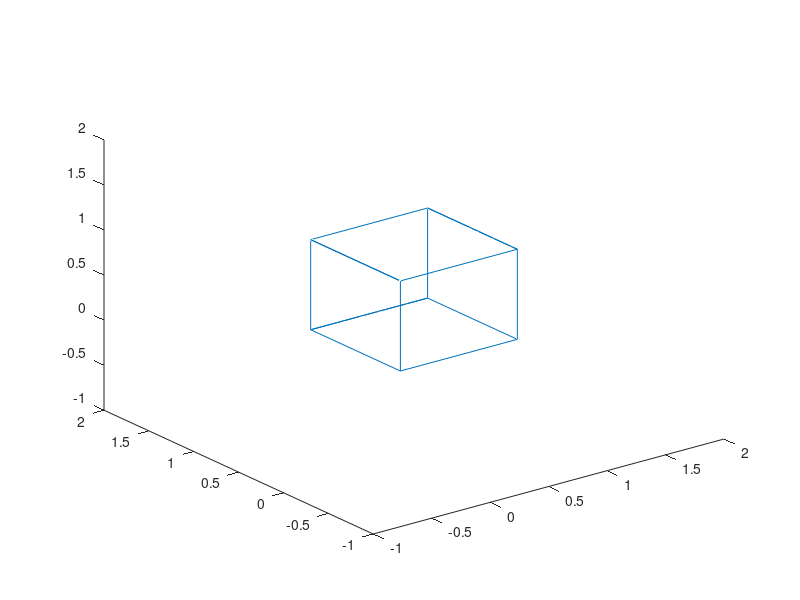

Here is the MATLAB script that generated this plot: (Note: this script raises an error after producing the figure.)
% fig_hand = plot_cube_sa([2,2,2],[0,0,0,]);

 A = [0 0 0];
 B = [1 0 0];
 C = [0 1 0];
 D = [0 0 1];
 E = [0 1 1];
 F = [1 0 1];
 G = [1 1 0];
 H = [1 1 1];
 P = [A;B;F;H;G;C;A;D;E;H;F;D;E;C;G;B];
 figure;
 plot3(P(:,1),P(:,2),P(:,3))
 axis([-1 2 -1 2 -1 2])
 
roll = -0.3064; pitch = -1.2258; yaw = 9.8066;
dcm = angle2dcm(yaw, pitch, roll);
P = P*dcm;
figure;
plot3(P(:,1),P(:,2),P(:,3)) % rotated cube
axis([-1 2 -1 2 -1 2])

%%
Top = [A;B;F;H;G;C;A;D;E;H;F;D;E;C;G;B];

eul = [0 pi/4 0];
qZYX = eul2quat(eul)

quat = [0.7071 0.7071 0 0];
rotm = quat2rotm(qZYX)

Top_Rot = Top*rotm;

figure;
hold on
plot3(Top(:,1),Top(:,2),Top(:,3),'b')
plot3(Top_Rot(:,1),Top_Rot(:,2),Top_Rot(:,3),'r')
view(3)

%%
 A = [-1 -1 -1];
 B = [1 -1 -1];
 C = [-1 1 -1];
 D = [-1 -1 1];
 E = [-1 1 1];
 F = [1 -1 1];
 G = [1 1 -1];
 H = [1 1 1];

Top = [A;B;F;H;G;C;A;D;E;H;F;D;E;C;G;B];

ang = 0:pi/90:2*pi;

eul = [0 pi/4 0];
qZYX = eul2quat(eul);
rotm = quat2rotm(qZYX);
Top_Rot = Top*rotm;

figure;
hold on
plot3(Top(:,1),Top(:,2),Top(:,3),'b');
Q_cube = plot3(Top_Rot(:,1),Top_Rot(:,2),Top_Rot(:,3),'r');
view(3)
axis()
axis([-2 2 -2 2 -2 2])

x = [0 1 1 0];
y = [0 0 1 1];
patch(x,y,'red')

for ii = 1:length(ang)
    eul = [0 ang(ii) 0];
    qZYX = eul2quat(eul)
    rotm = quat2rotm(qZYX)
    Top_Rot = Top*rotm;  
    set(Q_cube,'XData',Top_Rot(:,1))
    set(Q_cube,'YData',Top_Rot(:,2))
    set(Q_cube,'ZData',Top_Rot(:,3))
    drawnow
    pause(0.1)
end

%% 

% Top face RED
A = [-1 -1 1];
B = [ 1 -1 1];
C = [ 1  1 1];
D = [-1  1 1];
 
% Bottom face GREEN
E = [-1 -1 -1];
F = [ 1 -1 -1];
G = [ 1  1 -1];
H = [-1  1 -1];
 
Top    = [A;B;C;D;A];
Bottom = [E;F;G;H;E];
Front  = [E;F;B;A;E];
Left   = [E;A;D;H;E];
Right  = [F;G;C;B;F];
Back   = [H;G;C;D;H];

ang = 0:pi/9:2*pi;

eul = [0 pi/4 0];
qZYX = eul2quat(eul);
rotm = quat2rotm(qZYX);

Top_Rot = Top*rotm;
Bot_Rot = Bottom*rotm;
Frt_Rot = Front*rotm;
Lft_Rot = Left*rotm;
Rgt_Rot = Right*rotm;
Bck_Rot = Back*rotm;

figure;
hold on
view(3)
axis([-2 2 -2 2 -2 2])
axis square
grid on

xlabel('X-Axis')
ylabel('Y-Axis')
zlabel('Z-Axis')

Patch_TOP = patch(Top_Rot(:,1),Top_Rot(:,2),Top_Rot(:,3),'r')
Patch_BOT = patch(Bot_Rot(:,1),Bot_Rot(:,2),Bot_Rot(:,3),'g')
Patch_FRT = patch(Frt_Rot(:,1),Frt_Rot(:,2),Frt_Rot(:,3),'y')
Patch_LFT = patch(Lft_Rot(:,1),Lft_Rot(:,2),Lft_Rot(:,3),'b')
Patch_RGT = patch(Rgt_Rot(:,1),Rgt_Rot(:,2),Rgt_Rot(:,3),'m')
Patch_BCK = patch(Bck_Rot(:,1),Bck_Rot(:,2),Bck_Rot(:,3),'c')


eul = [0 ang 0];
z = zeros(length(ang),1);

eul_angs = [[ang.' z z]; [z ang.' z];[z z ang.'];[ang.' ang.' ang.']]

for ii = 1:length(eul_angs)
    eul = eul_angs(ii,:);
    qZYX = eul2quat(eul);
    rotm = quat2rotm(qZYX);

    Top_Rot = Top*rotm;
    Bot_Rot = Bottom*rotm;
    Frt_Rot = Front*rotm;
    Lft_Rot = Left*rotm;
    Rgt_Rot = Right*rotm;
    Bck_Rot = Back*rotm;  

    set(Patch_TOP,'XData',Top_Rot(:,1))
    set(Patch_TOP,'YData',Top_Rot(:,2))
    set(Patch_TOP,'ZData',Top_Rot(:,3))
    
    set(Patch_BOT,'XData',Bot_Rot(:,1))
    set(Patch_BOT,'YData',Bot_Rot(:,2))
    set(Patch_BOT,'ZData',Bot_Rot(:,3))
    
    set(Patch_FRT,'XData',Frt_Rot(:,1))
    set(Patch_FRT,'YData',Frt_Rot(:,2))
    set(Patch_FRT,'ZData',Frt_Rot(:,3))
    
    set(Patch_LFT,'XData',Lft_Rot(:,1))
    set(Patch_LFT,'YData',Lft_Rot(:,2))
    set(Patch_LFT,'ZData',Lft_Rot(:,3))
    
    set(Patch_RGT,'XData',Rgt_Rot(:,1))
    set(Patch_RGT,'YData',Rgt_Rot(:,2))
    set(Patch_RGT,'ZData',Rgt_Rot(:,3))
    
    set(Patch_BCK,'XData',Bck_Rot(:,1))
    set(Patch_BCK,'YData',Bck_Rot(:,2))
    set(Patch_BCK,'ZData',Bck_Rot(:,3))
    drawnow
    pause(0.05)
end
